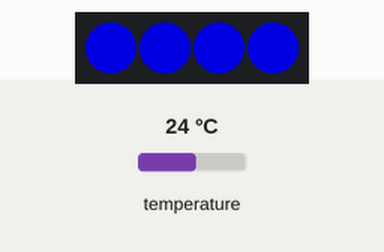
This program was run on a simulated BBC micro:bit running MicroPython. On the bench: 4 RGB LEDs in strip order, left to right. The inputs (shaded band) are chosen by the test bench; at power-on: temperature 24 °C. Dim RGB values are drawn brighter than linear.

Above: at 1.2 s.
1.3 s: temperature set to 25.6 °C
At 2.5 s:
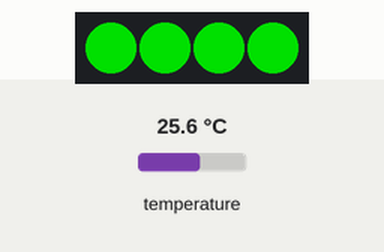
2.8 s: temperature set to 33 °C
At 3.7 s:
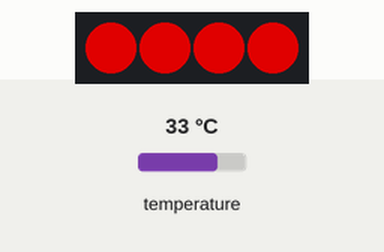
4.3 s: temperature set to 12 °C
At 4.8 s:
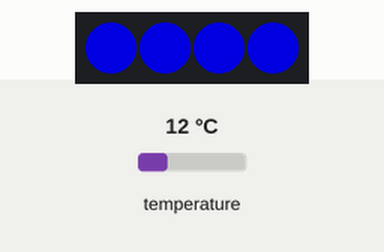
5.8 s: temperature set to 28 °C
At 7.1 s:
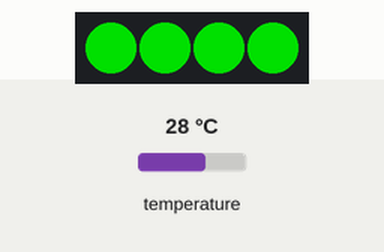
Timing chart, 0 to 8.3 s (numbered marks = the images above; inputs shaded):
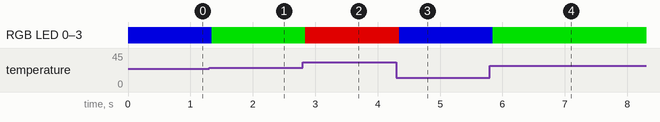

The program:

CIEPLO.py
```python
from microbit import *
import neopixel
np = neopixel.NeoPixel(pin16, 4)


while True:
    uga = temperature()
    for pixel_id in range(0, len(np)):
        red = 0
        green = 0
        blue = 0
        if uga < 25:
            red = 0
            green = 0
            blue = 160
        elif uga > 30:
            red = 160
            green = 0
            blue = 0
        else:
            red = 0
            green = 160
            blue = 0
        np[pixel_id] = (red,green,blue)

        np.show()
    sleep(50)
```

Measured:
- the behaviour switches between 24.9 and 25 °C on temperature (found by bisection; images 0 and 1)
- after the input at 1.3 s, RGB LED 0–3: RGB(0, 0, 160) → RGB(0, 160, 0) after 0.05 s
- after the input at 2.8 s, RGB LED 0–3: RGB(0, 160, 0) → RGB(160, 0, 0) at once
- after the input at 4.3 s, RGB LED 0–3: RGB(160, 0, 0) → RGB(0, 0, 160) at once
- after the input at 5.8 s, RGB LED 0–3: RGB(0, 0, 160) → RGB(0, 160, 0) at once
